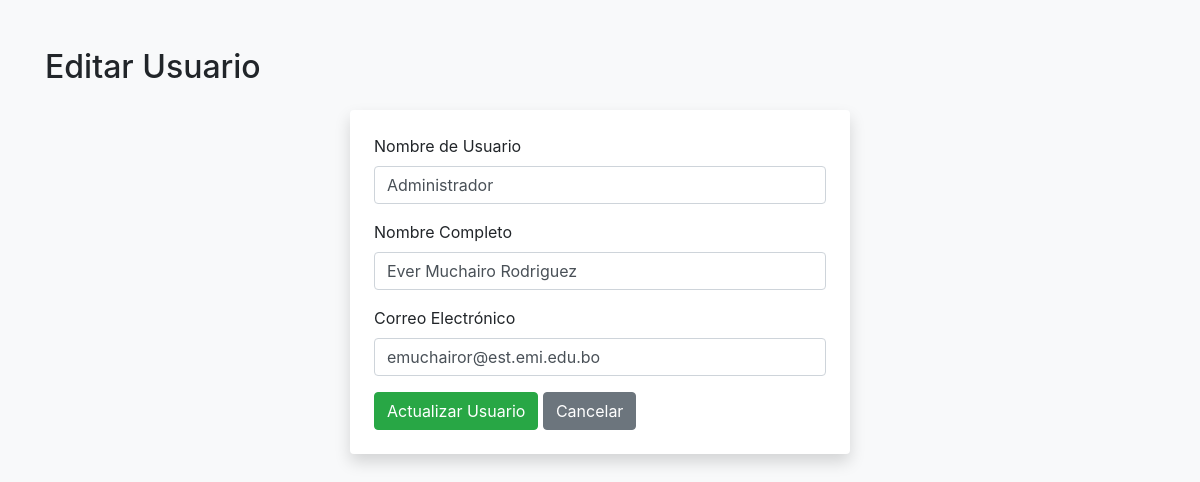
Page /edit_user.php?username=Administrador (signed in) on the committed database.
### tables this page shows
CREATE TABLE `usuarios` (
  `id` int NOT NULL AUTO_INCREMENT,
  `username` varchar(50) NOT NULL,
  `nombre` varchar(100) NOT NULL,
  `email` varchar(100) NOT NULL,
  `password` varchar(255) NOT NULL,
  `rol_id` int DEFAULT NULL,
  PRIMARY KEY (`id`),
  UNIQUE KEY `username` (`username`),
  UNIQUE KEY `email` (`email`),
  KEY `fk_usuarios_roles` (`rol_id`),
  CONSTRAINT `fk_usuarios_roles` FOREIGN KEY (`rol_id`) REFERENCES `roles` (`id`)
);

### edit_user.php (the view, shortened to what this page needs)
<?php
include('db.php');
if (isset($_GET['username'])) {
    $username = mysqli_real_escape_string($conn, $_GET['username']);
    $sql = "SELECT username, nombre, email FROM usuarios WHERE username = '$username'";
    $result = mysqli_query($conn, $sql);
    $user = mysqli_fetch_assoc($result);
} else {
    echo "No se ha especificado el usuario.";
    exit();
}
?>
<!DOCTYPE html>
<html lang="es">
<head>
    <link href="https://stackpath.bootstrapcdn.com/bootstrap/4.5.2/css/bootstrap.min.css" rel="stylesheet">
</head>
<body class="bg-light">
    <div class="container mt-5">
        <h2>Editar Usuario</h2>
        <form action="edit_user.php?username=<?php echo $username; ?>" method="POST" class="mx-auto mt-4 p-4 bg-white shadow rounded" style="max-width: 500px;">
            <div class="form-group">
                <label for="username">Nombre de Usuario</label>
                <input type="text" class="form-control" name="username" value="<?php echo htmlspecialchars($user['username']); ?>" required>
            </div>
            <div class="form-group">
                <label for="nombre">Nombre Completo</label>
                <input type="text" class="form-control" name="nombre" value="<?php echo htmlspecialchars($user['nombre']); ?>" required>
            </div>
            <div class="form-group">
                <label for="email">Correo Electrónico</label>
                <input type="email" class="form-control" name="email" value="<?php echo htmlspecialchars($user['email']); ?>" required>
            </div>
            <button type="submit" class="btn btn-success">Actualizar Usuario</button>
            <a href="view_users.php" class="btn btn-secondary">Cancelar</a>
        </form>
    </div>
</body>
</html>

### rows in the picture
usuarios: username "Administrador", nombre "Ever Muchairo Rodriguez", email "emuchairor@est.emi.edu.bo"
